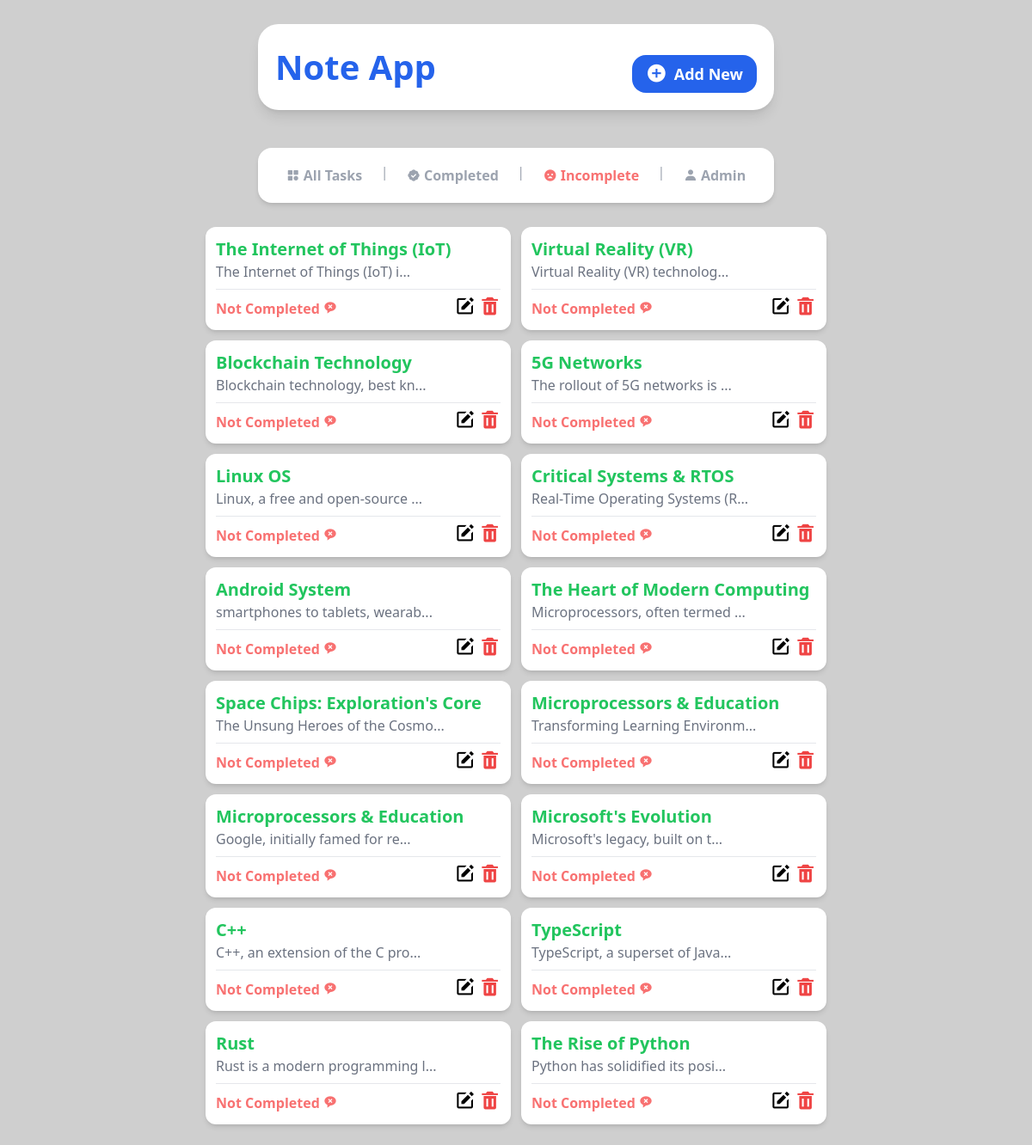
Page /remaining on the committed database.
### tasks/models.py (models this page shows, shortened)
class Task(models.Model):
    title=models.CharField(max_length=31)
    description=models.TextField(null=True,blank=True)
    due_date=models.DateField()
    due_time=models.TimeField()
    completed=models.BooleanField(default=False)

### tasks/views.py (the view)
# urls.py: path('remaining',views.remaining,name='remaining'),
def remaining(request):
    remaining_task=Task.objects.filter(completed=False)
    return render(request,'remaining.html',{'rtask':remaining_task})

### template/remaining.html (shortened to what this page needs)
{% extends 'base.html' %}
{% block content %}
    <nav
      class="bg-white transition-all-[1s] shadow-md w-10/12 rounded-2xl h-auto p-4 flex flex-row justify-around md:w-3/6"
    >
      <a
        href="{% url 'index' %}"
        class="text-gray-400 transition duration-300 ease-out hover:ease-in hover:text-blue-500 font-semibold py-1 px-3 flex items-center gap-1"
        ><i class="bx bxs-category"></i>All Tasks</a
      >
      <span class="text-gray-400">|</span>
      <a
        href="{% url 'completed' %}"
        class="font-semibold text-gray-400 py-1 px-3 flex items-center gap-1"
        ><i class="bx bxs-badge-check"></i>Completed</a
      >
      <span class="text-gray-400">|</span>
      <a
        href="{% url 'remaining' %}"
        class="font-semibold text-red-400 py-1 px-3 flex items-center gap-1"
        ><i class="bx bxs-sad"></i>Incomplete</a
      >
      <span class="text-gray-400">|</span>
      <a
        href="/admin/"
        class="font-semibold text-gray-400 py-1 px-3 flex items-center gap-1"
        ><i class="bx bxs-user"></i>Admin</a
      >
    </nav>
 <section
   class="flex flex-1 flex-wrap justify-center gap-3 bg-[#fff0] w-10/12 md:w-11/12 h-full mb-3 rounded-2xl p-3 overflow-y-auto scrollbar-hide"
 >
 {% for task in rtask %}
     <div
     class="w-[355px] shadow-md flex flex-col bg-white h-[120px] rounded-xl p-3"
   >
     <div class="flex flex-row justify-between">
       <div>
         <a href="{% url 'task_detail' task.id %}">
           <h1 class="text-green-500 font-semibold text-xl">
             {{task.title}}
           </h1>
         </a>
         <p class="text-gray-500 text-md">
          {{task.description| slice:':30'}}...
         </p>
       </div>
     </div>
     <hr class="border-t border-gray-200 my-2" />
    <div class="flex flex-row justify-between items-center">
      <h2 class="text-red-400 font-bold">
        Not Completed <i class='bx bxs-message-rounded-x'></i>
      </h2>
      <div>
        <a href="{% url 'update' task.id %}" class="inline-block">
          <i class="bx bxs-edit bx-sm text-pink-500 mr-4"></i>
        </a>
        <a href="{% url 'delete' task.id %}" class="inline-block">
          <i class="bx bxs-trash bx-sm text-red-500"></i>
        </a>
      </div>
    </div>
   </div>
 {% endfor %}
 </section>
{% endblock content %}

### static/style.css (style rules this page uses)
html { line-height: 1.5; -webkit-text-size-adjust: 100%; -moz-tab-size: 4; -o-tab-size: 4; tab-size: 4; font-family: ui-sans-serif, system-ui, -apple-system, BlinkMacSystemFont, "Segoe UI", Roboto, "Helvetica Neue", Arial, "Noto Sans", sans-serif, "Apple Color Emoji", "Segoe UI Emoji", "Segoe UI Symbol", "Noto Color Emoji"; font-feature-settings: normal; font-variation-settings: normal; }
body { margin: 0; line-height: inherit; }
hr { height: 0; color: inherit; border-top-width: 1px; }
h1, h2, h3, h4, h5, h6 { font-size: inherit; font-weight: inherit; }
a { color: inherit; text-decoration: inherit; }
blockquote, dl, dd, h1, h2, h3, h4, h5, h6, hr, figure, p, pre { margin: 0; }
.my-2 { margin-top: 0.5rem; margin-bottom: 0.5rem; }
.mb-3 { margin-bottom: 0.75rem; }
.flex { display: flex; }
.h-\[120px\] { height: 120px; }
.h-auto { height: auto; }
.h-full { height: 100%; }
.h-screen { height: 100vh; }
.w-10\/12 { width: 83.333333%; }
.w-\[355px\] { width: 355px; }
.flex-1 { flex: 1 1 0%; }
.flex-row { flex-direction: row; }
.flex-col { flex-direction: column; }
.flex-wrap { flex-wrap: wrap; }
.items-center { align-items: center; }
.justify-center { justify-content: center; }
.justify-between { justify-content: space-between; }
.justify-around { justify-content: space-around; }
.gap-1 { gap: 0.25rem; }
.gap-3 { gap: 0.75rem; }
.gap-4 { gap: 1rem; }
.overflow-y-auto { overflow-y: auto; }
.rounded-2xl { border-radius: 1rem; }
.rounded-xl { border-radius: 0.75rem; }
.border-t { border-top-width: 1px; }
.border-gray-200 { --tw-border-opacity: 1; border-color: rgb(229 231 235 / var(--tw-border-opacity)); }
.bg-\[\#cfcfcf\] { --tw-bg-opacity: 1; background-color: rgb(207 207 207 / var(--tw-bg-opacity)); }
.bg-\[\#fff0\] { background-color: #fff0; }
.bg-white { --tw-bg-opacity: 1; background-color: rgb(255 255 255 / var(--tw-bg-opacity)); }
.p-3 { padding: 0.75rem; }
.p-4 { padding: 1rem; }
.px-3 { padding-left: 0.75rem; padding-right: 0.75rem; }
.py-1 { padding-top: 0.25rem; padding-bottom: 0.25rem; }
.text-xl { font-size: 1.25rem; line-height: 1.75rem; }
.font-bold { font-weight: 700; }
.font-semibold { font-weight: 600; }
.text-gray-400 { --tw-text-opacity: 1; color: rgb(156 163 175 / var(--tw-text-opacity)); }
.text-gray-500 { --tw-text-opacity: 1; color: rgb(107 114 128 / var(--tw-text-opacity)); }
.text-green-500 { --tw-text-opacity: 1; color: rgb(34 197 94 / var(--tw-text-opacity)); }
.text-red-400 { --tw-text-opacity: 1; color: rgb(248 113 113 / var(--tw-text-opacity)); }
.text-red-500 { --tw-text-opacity: 1; color: rgb(239 68 68 / var(--tw-text-opacity)); }
.shadow-md { --tw-shadow: 0 4px 6px -1px rgb(0 0 0 / 0.1), 0 2px 4px -2px rgb(0 0 0 / 0.1); --tw-shadow-colored: 0 4px 6px -1px var(--tw-shadow-color), 0 2px 4px -2px var(--tw-shadow-color); box-shadow: var(--tw-ring-offset-shadow, 0 0 #0000), var(--tw-ring-shadow, 0 0 #0000), var(--tw-shadow); }
.transition { transition-property: color, background-color, border-color, text-decoration-color, fill, stroke, opacity, box-shadow, transform, filter, -webkit-backdrop-filter; transition-property: color, background-color, border-color, text-decoration-color, fill, stroke, opacity, box-shadow, transform, filter, backdrop-filter; transition-property: color, background-color, border-color, text-decoration-color, fill, stroke, opacity, box-shadow, transform, filter, backdrop-filter, -webkit-backdrop-filter; transition-timing-function: cubic-bezier(0.4, 0, 0.2, 1); transition-duration: 150ms; }
.duration-300 { transition-duration: 300ms; }
.ease-out { transition-timing-function: cubic-bezier(0, 0, 0.2, 1); }
@media (min-width: 768px) { .md\:w-11\/12 { width: 91.666667%; } }
@media (min-width: 768px) { .md\:w-3\/6 { width: 50%; } }

### rows in the picture
Task: title "The Internet of Things (IoT)", description "The Internet of Things (IoT) i"
Task: title "Virtual Reality (VR)", description "Virtual Reality (VR) technolog"
Task: title "Blockchain Technology", description "Blockchain technology, best kn"
Task: title "5G Networks", description "The rollout of 5G networks is"
Task: title "Linux OS", description "Linux, a free and open-source"
Task: title "Critical Systems & RTOS", description "Real-Time Operating Systems (R"
Task: title "Android System", description "smartphones to tablets, wearab"
Task: title "The Heart of Modern Computing", description "Microprocessors, often termed"
Task: title "Space Chips: Exploration's Core", description "The Unsung Heroes of the Cosmo"
Task: title "Microprocessors & Education", description "Transforming Learning Environm"
Task: title "Microprocessors & Education", description "Google, initially famed for re"
Task: title "Microsoft's Evolution", description "Microsoft's legacy, built on t"
Task: title "C++", description "C++, an extension of the C pro"
Task: title "TypeScript", description "TypeScript, a superset of Java"
Task: title "Rust", description "Rust is a modern programming l"
Task: title "The Rise of Python", description "Python has solidified its posi"
